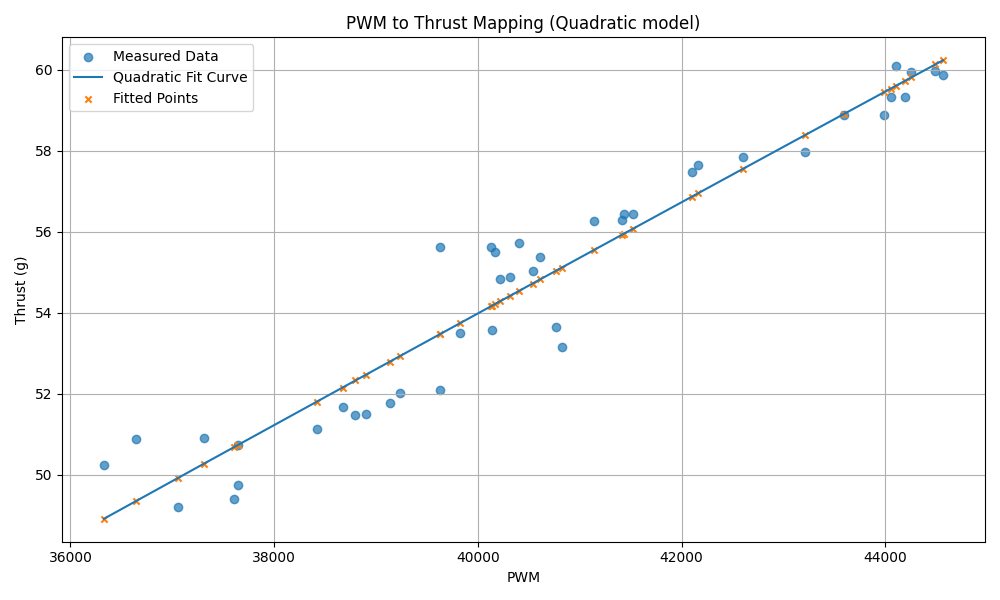

Write Python code to recreate this figure.
import pandas as pd
import numpy as np
import matplotlib.pyplot as plt
import re

# 실험 데이터
data_text = """
PWM	Thrust
36328 50.24
36647 50.87
37059 49.19
37309 50.91
37604 49.39
37640 50.72
37646 49.75
38419 51.127
38671 51.66
38798 51.471
38903 51.5
39134 51.78
39231 52.01
39627 55.61
39628 52.08
39827 53.5
40127 55.62
40136 53.58
40163 55.49
40221 54.84
40312 54.87
40403 55.72
40536 55.02
40613 55.38
40765 53.65
40821 53.15
41135 56.26
41414 56.3
41435 56.43
41518 56.44
42098 57.48
42163 57.66
42600 57.85
43213 57.96
43598 58.89
43990 58.89
44051 59.34
44106 60.09
44192 59.33
44256 59.94
44490 59.97
44566 59.86
"""

# 데이터 파싱
lines = data_text.strip().split('\n')[1:]
pwm = []
thrust = []
for line in lines:
    cols = re.split(r'\s+', line)
    pwm.append(int(cols[0]))
    thrust.append(float(cols[1]))

df = pd.DataFrame({'PWM': pwm, 'Thrust_g': thrust})

# 2차 다항식 회귀 피팅
coeffs = np.polyfit(df['PWM'], df['Thrust_g'], 2)
poly_func = np.poly1d(coeffs)
df['Fitted_Thrust'] = poly_func(df['PWM'])

# 2차 다항 회귀 방정식 출력
print("2차 다항 회귀 방정식: Thrust_g = ({:.6e})*PWM^2 + ({:.6e})*PWM + ({:.6e})".format(
    coeffs[0], coeffs[1], coeffs[2]
))

# 그래프
plt.figure(figsize=(10, 6))
plt.scatter(df['PWM'], df['Thrust_g'], label='Measured Data', alpha=0.7)
plt.plot(df['PWM'], df['Fitted_Thrust'], label='Quadratic Fit Curve')
plt.scatter(df['PWM'], df['Fitted_Thrust'], label='Fitted Points', s=20, marker='x')  # 피팅 점 표시

plt.xlabel('PWM')
plt.ylabel('Thrust (g)')
plt.title('PWM to Thrust Mapping (Quadratic model)')
plt.legend()
plt.grid(True)
plt.tight_layout()
plt.show()
